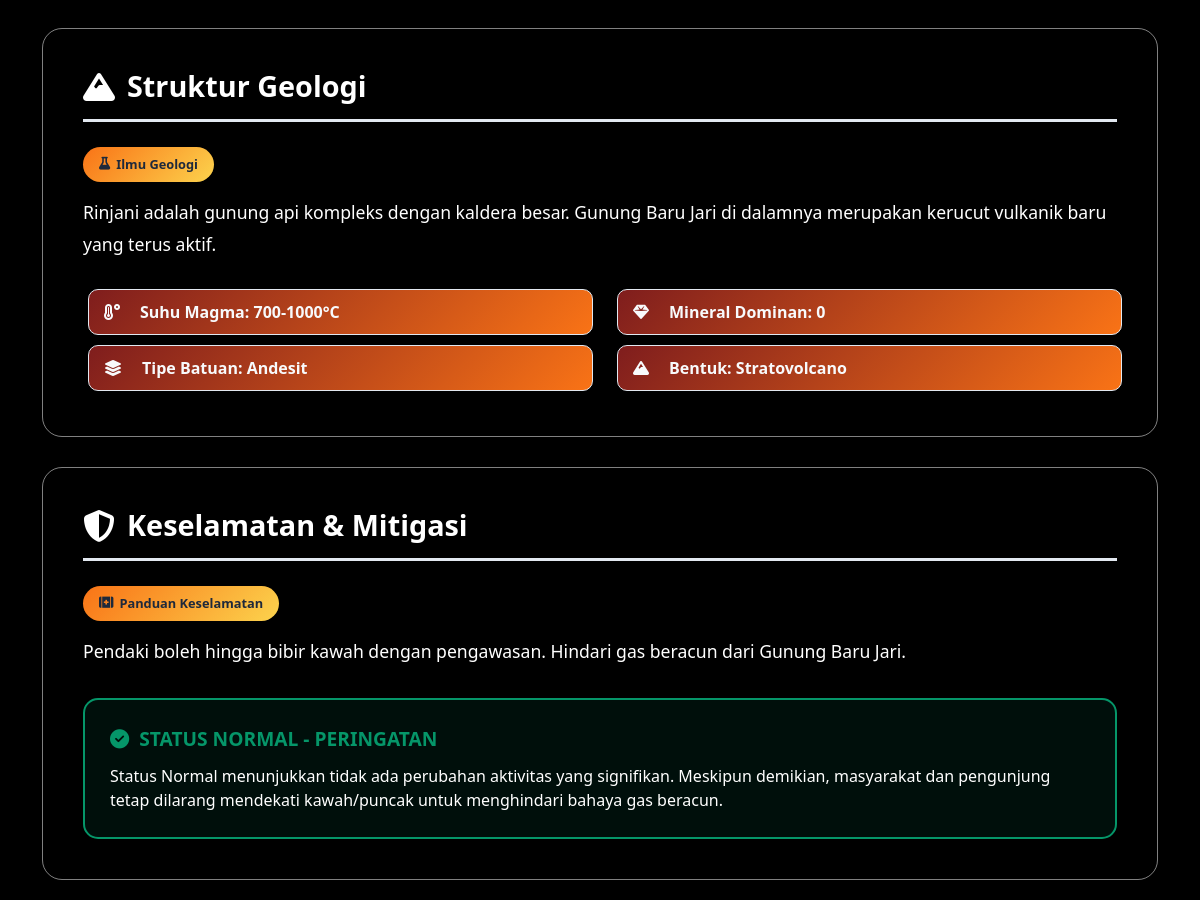
Before: /detail_gunung.php?id=6 (middle part) with the older database file.
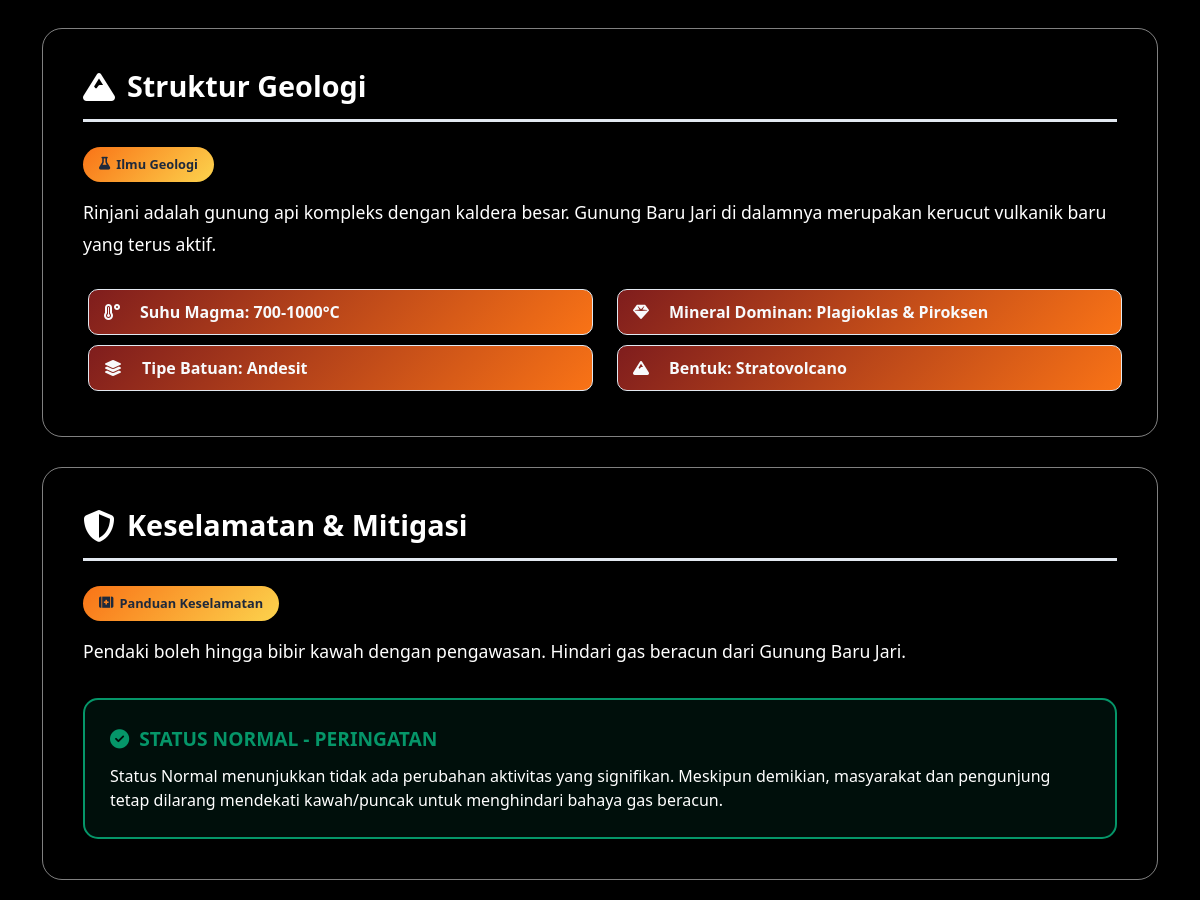
After: the same page with the newer database file.
### tables this page shows
CREATE TABLE `data_gunung` (
  `id` int(11) NOT NULL,
  `nama_gunung` varchar(100) DEFAULT NULL,
  `lokasi` varchar(100) DEFAULT NULL,
  `lat` decimal(10,6) DEFAULT NULL,
  `lon` decimal(10,6) DEFAULT NULL,
  `ketinggian` int(11) DEFAULT NULL,
  `sejarah` text DEFAULT NULL,
  `geologi` text DEFAULT NULL,
  `status` varchar(20) DEFAULT NULL,
  `rekomendasi` text DEFAULT NULL,
  `jalur_evakuasi` text DEFAULT NULL,
  `zona_merah` text DEFAULT NULL,
  `zona_kuning` text DEFAULT NULL,
  `zona_hijau` text DEFAULT NULL,
  `titik_kumpul` text DEFAULT NULL,
  `gambar` varchar(255) DEFAULT NULL,
  `tipe_gunung` varchar(50) DEFAULT NULL,
  `bentuk_gunung` varchar(50) DEFAULT NULL,
  `letusan_terakhir` varchar(100) DEFAULT NULL,
  `suhu_magma` varchar(100) DEFAULT NULL,
  `tipe_batuan` varchar(100) DEFAULT NULL,
  `mineral_dominan` varchar(100) DEFAULT NULL,
  `created_at` timestamp NOT NULL DEFAULT current_timestamp(),
  `update_at` timestamp NOT NULL DEFAULT current_timestamp() ON UPDATE current_timestamp()
);

### detail_gunung.php (the view, shortened to what this page needs)
<?php
include 'koneksi.php';
$id = $_GET['id'] ?? null;
$query = "SELECT * FROM data_gunung WHERE id = ?";
$stmt = mysqli_prepare($conn, $query);
mysqli_stmt_bind_param($stmt, "i", $id);
mysqli_stmt_execute($stmt);
$result = mysqli_stmt_get_result($stmt);
$gunung = mysqli_fetch_assoc($result);
$status_class = 'tag-normal';
$status_icon = 'fas fa-check-circle';
$status_text = 'Normal';
$status_color = '#059669';
$status_bg = 'rgba(5, 150, 105, 0.1)';
?>
<!DOCTYPE html>
<html lang="id">
<head>
    <link rel="stylesheet" href="https://cdnjs.cloudflare.com/ajax/libs/font-awesome/6.4.0/css/all.min.css">
    <link rel="stylesheet" href="styles_css/detail_gunung.css">
</head>
<body style="background-color: black;">
    <div class="container">
        <section>
            <div class="content-section">
                <h2 class="section-title">
                    <i class="fas fa-mountain"></i>Struktur Geologi
                </h2>
                <span class="edu-badge">
                    <i class="fas fa-flask"></i>Ilmu Geologi
                </span>
                <div class="text-content">
                    <?php echo nl2br($gunung['geologi']); ?>
                </div>
                <div class="row mt-4">
                    <div class="col-md-6">
                        <div class="stat-badge">
                            <i class="fas fa-temperature-high"></i>
                            Suhu Magma: <?php echo ($gunung['suhu_magma']); ?>
                        </div>
                        <div class="stat-badge">
                            <i class="fas fa-layer-group"></i>
                            Tipe Batuan: <?php echo ($gunung['tipe_batuan']); ?>
                        </div>
                    </div>
                    <div class="col-md-6">
                        <div class="stat-badge">
                            <i class="fas fa-gem"></i>
                            Mineral Dominan: <?php echo ($gunung['mineral_dominan']); ?>
                        </div>
                        <div class="stat-badge">
                            <i class="fas fa-mountain"></i>
                            Bentuk: <?php echo ($gunung['bentuk_gunung']); ?>
                        </div>
                    </div>
                </div>
            </div>
        </section>
        <section>
            <div class="content-section">
                <h2 class="section-title">
                    <i class="fas fa-shield-alt"></i>Keselamatan & Mitigasi
                </h2>
                <span class="edu-badge">
                    <i class="fas fa-first-aid"></i>Panduan Keselamatan
                </span>
                <div class="text-content">
                    <?php echo nl2br($gunung['rekomendasi']); ?>
                </div>
                <div class="alert-box" style="
                    background: <?php echo $status_bg; ?>;
                    border: 2px solid <?php echo $status_color; ?>;
                ">
                    <div class="alert-title" style="color: <?php echo $status_color; ?>;">
                        <i class="<?php echo $status_icon; ?>"></i>
                        STATUS <?php echo strtoupper($status_text); ?> - PERINGATAN
                    </div>
                    <p class="mb-0" style="color:white">
                        <?php if ($status_class == 'tag-siaga'): ?>
                            Status Siaga menunjukkan adanya peningkatan aktivitas vulkanik yang nyata. Masyarakat di wilayah terdampak harus meningkatkan kewaspadaan, berada di luar radius bahaya yang ditetapkan, dan mengikuti instruksi evakuasi dari pemerintah daerah.
                        <?php elseif ($status_class == 'tag-waspada'): ?>
                            Status Waspada menandakan mulai terjadinya peningkatan aktivitas di atas normal. Masyarakat di sekitar gunung diimbau untuk tetap tenang, tidak mendekati area kawah, dan selalu memantau perkembangan informasi resmi.
                        <?php elseif ($status_class == 'tag-awas'): ?>
                            Status Awas adalah tingkat peringatan tertinggi dan mengindikasikan bahwa letusan besar kemungkinan akan terjadi dalam waktu dekat. Seluruh masyarakat di area rawan bencana (KRB) wajib segera mengevakuasi diri ke lokasi aman.
                        <?php else: ?>
                            Status Normal menunjukkan tidak ada perubahan aktivitas yang signifikan. Meskipun demikian, masyarakat dan pengunjung tetap dilarang mendekati kawah/puncak untuk menghindari bahaya gas beracun.
                        <?php endif; ?>
                    </p>
                </div>
            </div>
        </section>
    </div>
</body>
</html>

Changed rows visible on the page:
changed data_gunung "Andesit": mineral_dominan "0" → "Plagioklas & Piroksen"
